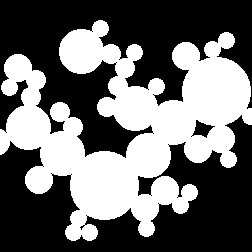
#> input picture py3/russCircles/circles.png, 252 x 252 px
$ jupyter execute anaCircles.ipynb   (shell and % lines are left out)   (older library calls are emulated)
#> lines starting #> are read from the running program, lines starting #| are printed output that depends on the picture; after the words box and inside, x2 and y2 are one past the last pixel; in counts of white or black regions, pixels touching at a corner belong together; long printed decimals are rounded
# Image Analysis of Touching Circles

This is a simple particle analysis of touching circles from an image by John Russ. The analysis was adapted from a [pythonvision](http://pythonvision.org/basic-tutorial) tutorial and converted to work with python 3.51 (Anaconda 2.41) and and to mainly use skimage.

The image came from [Reindeer Graphics](http://www.reindeergraphics.com/tutorial/image-447.png.png).

Note that since the skimage regionprops supplies the bounding box, we can just eliminate the features touching the borders.

## First, import the packages we need

I like to put this all up front and include any notebook magic that is helpful.

[cell 1]
import math
import matplotlib.pyplot as plt
import numpy as np
import scipy.ndimage as nd
import warnings

import skimage.exposure as expo
import skimage.feature as fea       # peak_local_max
import skimage.filters as fil       # rank, moved from .filter
import skimage.io as io
import skimage.measure as mea       # regionprops
import skimage.morphology as mor    # watershed, disk

## Define functions to plot our images and gray level histograms

[cell 2]
def plotOneImage(dat, label, sFont=12, size=(10,10), colormap=plt.cm.gray):
    """plotOneImage(dat, label, sizeFont=12, size=(10,10), colormap=plt.cm.gray)
    Use matplotlib to plot the image
    Input:
    dat      - a numpy array with the data
    label    - a title
    sFont    - the size of the font, default 12
    size     - a tuple, default (10,10) with the figure size
    colormap - a pyplot color map, default plt.cm.gray
    Return:
    a matplotlib figure"""
    fig, axes = plt.subplots(ncols=1, nrows=1, figsize=size)
    ax0 = axes
    ax0.imshow(dat, cmap=colormap, interpolation='nearest')
    ax0.set_title(label, fontsize=sFont)
    ax0.axis('off')
    fig.show()
    return(fig)

def plotGrayLevelHistogram(im, label, sFont=12, size=(10,10), bins=256):
    """Use matplotlib to plot the gray level histogram of an image"""
    fig, axes = plt.subplots(ncols=1, nrows=1, figsize=size)
    ax0 = axes
    his = im.flatten()
    plt.hist(his, bins)
    plt.show()
    ax0.set_xlabel('gray level', fontsize=sFont)
    ax0.set_ylabel('count', fontsize=sFont)
    sTitle = label + ' - gray level histogram'
    ax0.set_title(sTitle, fontsize=sizeFont)
    fig.show()
    return(fig)

## Define some file names and read in our image

[cell 3]
warnings.filterwarnings('ignore')
fOut = 'features.csv'
fImg = './circles.png'
sizeFont = 12

im = io.imread(fImg)
#> im: shape (252, 252); 41.8% white; 1 white region, box (x1, y1, x2, y2) and area: (0, 20, 252, 241) 26572
print(im.dtype)
#| uint8
print(im.shape)
#| (252, 252)
imgRows = im.shape[0]
#> imgRows = 252
imgCols = im.shape[1]
#> imgCols = 252

## Examine the input image

[cell 4]
figOri = plotOneImage(im, "Original", sFont=sizeFont, colormap=plt.cm.gray)
figOri.show()

## Compute and display the histogram

This will not be surprisng for binary image...

[cell 5]
diaHistFig = plotGrayLevelHistogram(im, "Original", sFont=12, bins=256)
#> in plotGrayLevelHistogram, `plt.show()`:
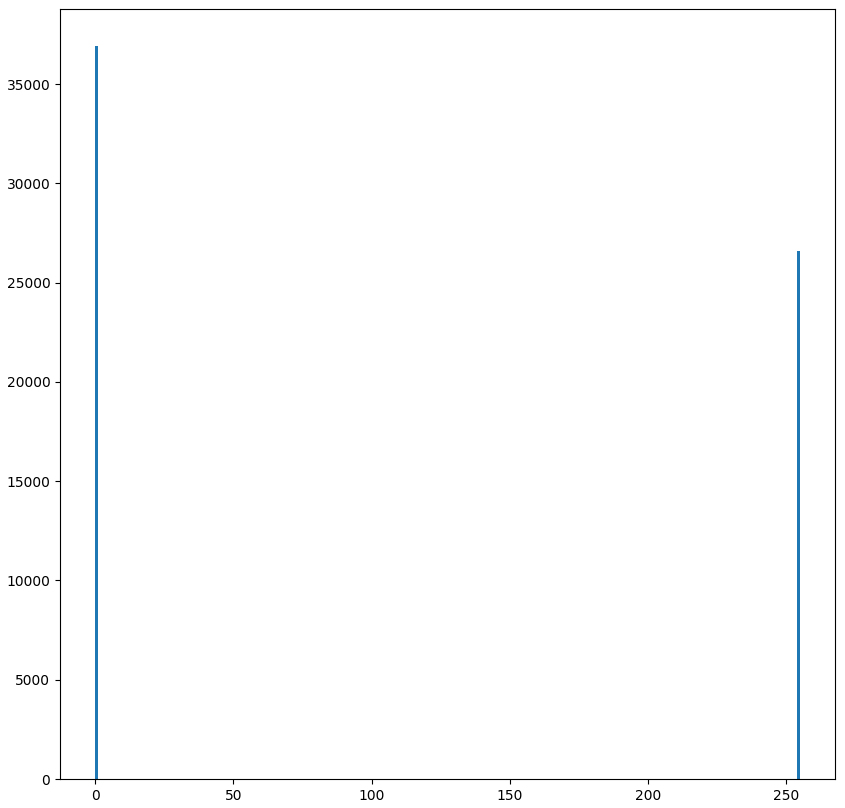
#> figure drawn by matplotlib, 1 panel; tallest bar 36932 high, from x = 0 to 0.996
#> in plotGrayLevelHistogram, `fig.show()`:
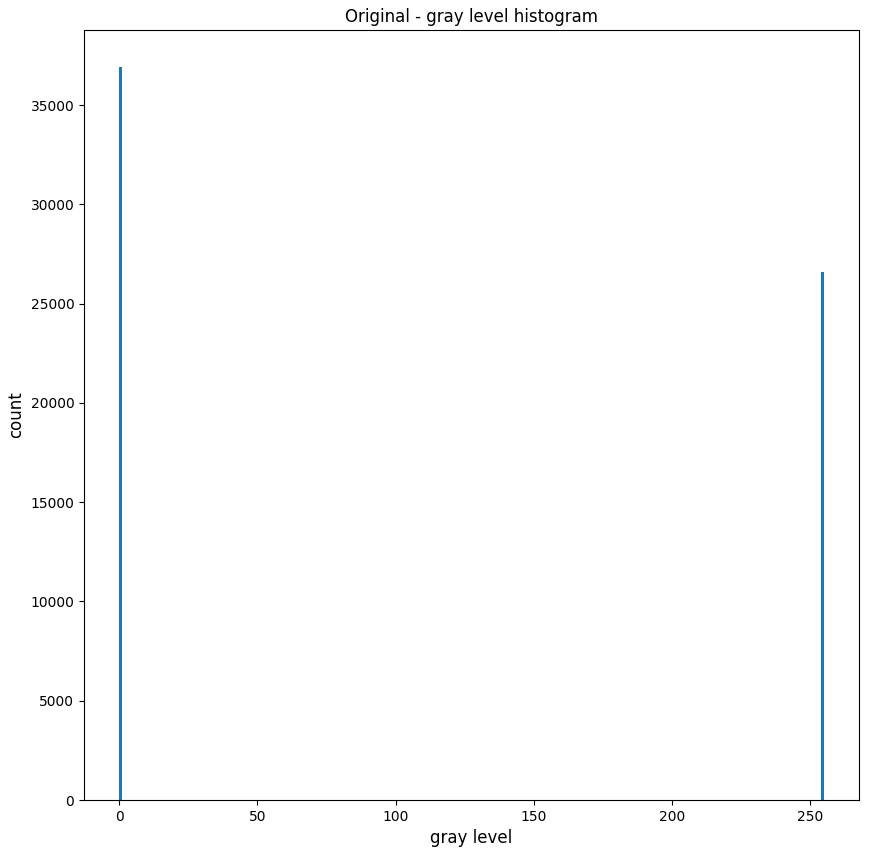
#> figure drawn by matplotlib, 1 panel; tallest bar 36932 high, from x = 0 to 0.996
diaHistFig.show()

## Set a gray level threshold

[cell 6]
thr = im > 0.5

## Compute the Euclidean Distance Transform

[cell 7]
dis = nd.distance_transform_edt(thr).astype(np.float32)
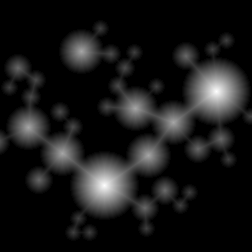
#> dis: shape (252, 252) float32; min 0, max 34.53, mean 3.3; drawn with min black and max white
disFig = plotOneImage(-dis, "EDM", sFont=12, colormap=plt.cm.jet)
#> call 2 of plotOneImage, with label = 'EDM', sFont = 12, size = (10, 10)
#> in plotOneImage (call 2), `fig.show()`:
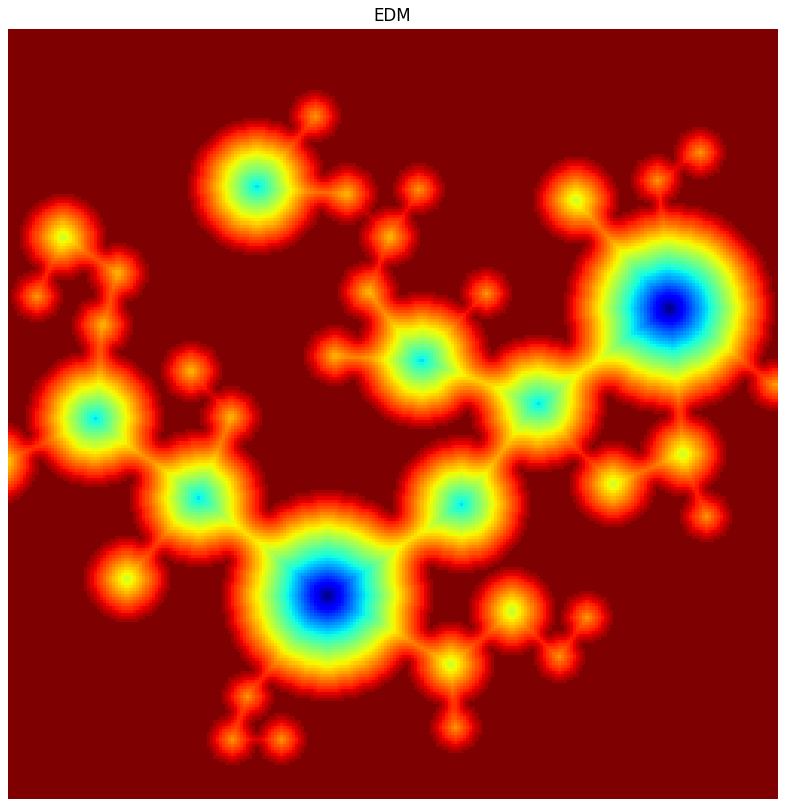
#> figure drawn by matplotlib, 1 panel
disFig.show()

## Smooth the Euclidean Distance Transform

[cell 8]
blur = nd.gaussian_filter(dis,3)
blurFig = plotOneImage(-blur, "smoothed EDM", sFont=12, colormap=plt.cm.jet)
#> call 3 of plotOneImage, with label = 'smoothed EDM', sFont = 12, size = (10, 10)
#> in plotOneImage (call 3), `fig.show()`:
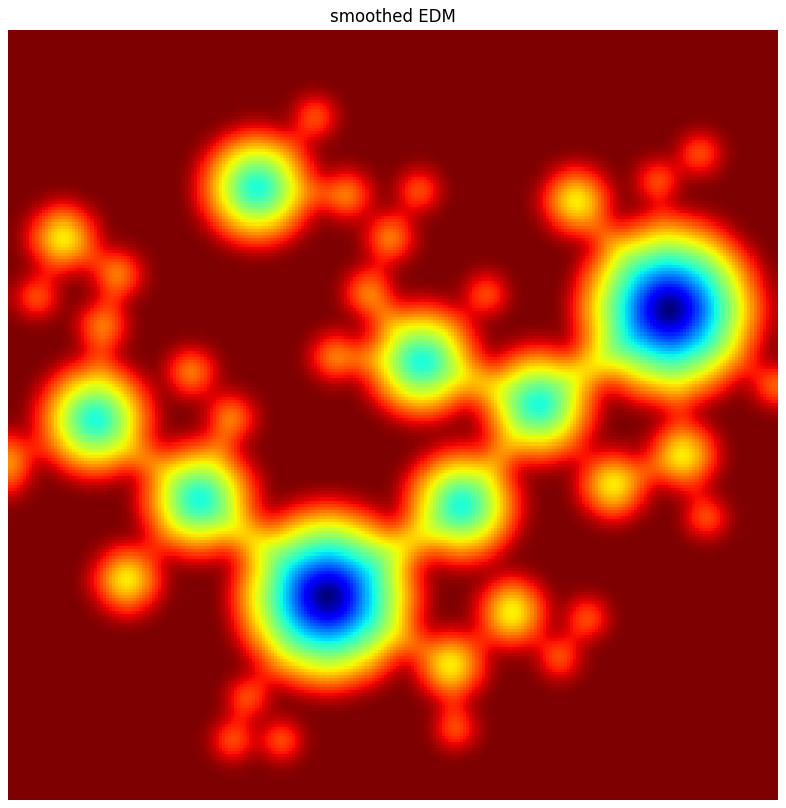
#> figure drawn by matplotlib, 1 panel
blurFig.show()

## Find the local maxima and do a Watershed separation

[cell 9]
lMax = fea.peak_local_max(blur, indices=False, footprint=np.ones((3, 3)), labels=im)
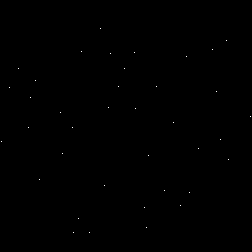
#> lMax: shape (252, 252) bool; 0.06% white in thin lines or dots, all inside (x1, y1, x2, y2) = (1, 28, 251, 233)
mrk = nd.label(lMax)[0]
#> mrk: shape (252, 252) int32; 39 distinct labels, from 0 to 38
lab = mor.watershed(-dis, mrk, mask=thr)
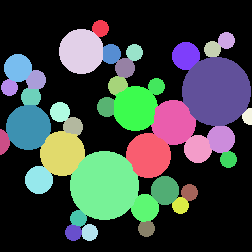
#> lab: shape (252, 252) int32; 39 distinct labels, from 0 to 38; one colour per label, 0 black
labFig = plotOneImage(lab, "Labeled", sFont=12, colormap=plt.cm.spectral)
labFig.show()

## Compute the properties

[cell 10]
props = mea.regionprops(lab, cache=True)
#> props = 38 regions; largest, box (x1, y1, x2, y2) and area: (182, 57, 251, 126) 3740, (70, 151, 139, 220) 3707, (59, 29, 103, 74) 1588, (6, 105, 51, 150) 1586, (114, 86, 158, 131) 1557
l = len(props)
#> l = 38

## Write out the diameters

[cell 11]
f = open(fOut,'w')
line = "label, ecd, minor.ax.len, major.ax.len, ar, solidity"
print(line)
f.write(line+'\n')
for i in range(l):
    # check the labeled regions for border touching
    theBox = props[i].bbox
    if(theBox[0] > 0):
        if(theBox[1] > 0):
            if(theBox[2] < imgRows):
                if(theBox[3] < imgCols):
                    ecd = 2.0 * math.sqrt(props[i].area/math.pi)
                    ar = props[i].major_axis_length / props[i].minor_axis_length
                    line = "%g, %g," % (i+1, ecd)
                    line += "%g," % props[i].minor_axis_length
                    line += "%g," % props[i].major_axis_length
                    line += "%g, %g" % (ar, props[i].solidity)
                    print(line)
                    f.write(line+'\n')
#> this loop made 38 passes
#> (theBox, ecd, ar, line) on passes 1 to 10: ((20, 92, 37, 109), 16.74, 1.04, '1, 16.7366,16.4192,17.0944,'), ((32, 218, 49, 235), 16.93, 1.01, '2, 16.9257,16.8622,16.9883,'), ((41, 204, 57, 221), 16.74, 1.05, '3, 16.7366,16.3471,17.1547,'), ((29, 59, 74, 103), 44.97, 1.01, '4, 44.9656,44.7278,45.2118,'), ((44, 126, 61, 143), 16.89, 1.01, '5, 16.888,16.8092,16.9621,'), ((44, 103, 64, 121), 19.48, 1.09, '6, 19.4788,18.7082,20.3996,'), ((42, 172, 70, 200), 27.71, 1.04, '7, 27.7085,27.228,28.2524,'), ((54, 4, 82, 32), 27.91, 1.01, '8, 27.9146,27.8213,28.0103,'), ((58, 115, 78, 135), 20.06, 1.01, '9, 20.0585,20.0009,20.1262,'), ((70, 26, 89, 46), 19.58, 1.1, '10, 19.5766,18.7603,20.6234,')
#> theBox on passes 19, 24: (108, 242, 125, 252), (129, 0, 155, 10)
#| 1, 16.7366,16.4192,17.0944,1.041, 0.9483
#| 2, 16.9257,16.8622,16.9883,1.007, 0.9454
#| 3, 16.7366,16.3471,17.1547,1.0494, 0.9524
#| 4, 44.9656,44.7278,45.2118,1.011, 0.9827
#| 5, 16.888,16.8092,16.9621,1.0091, 0.9412
#| 6, 19.4788,18.7082,20.3996,1.090, 0.9675
#| 7, 27.7085,27.228,28.2524,1.038, 0.9805
#| 8, 27.9146,27.8213,28.0103,1.007, 0.9745
#> (further printed lines are left out)
f.close()

## Plot the three key images

[cell 12]
fig, axes = plt.subplots(ncols=3, figsize=(9, 3))
ax0, ax1, ax2 = axes
ax0.imshow(im, cmap=plt.cm.gray, interpolation='nearest')
ax0.set_title('original circles')
ax1.imshow(-blur, cmap=plt.cm.jet, interpolation='nearest')
ax1.set_title('blurred EDM')
ax2.imshow(lab, cmap=plt.cm.spectral, interpolation='nearest')
ax2.set_title('labeled circles')
for ax in axes:
  ax.axis('off')
plt.subplots_adjust(hspace=0.01, wspace=0.01, top=1, bottom=0, left=0, right=1)
plt.show()
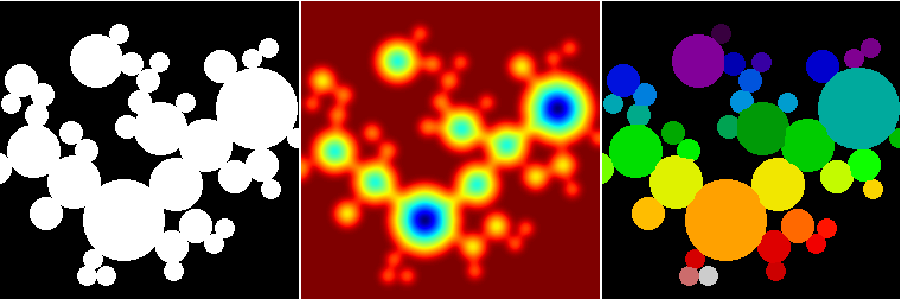
#> figure drawn by matplotlib, 3 panels
